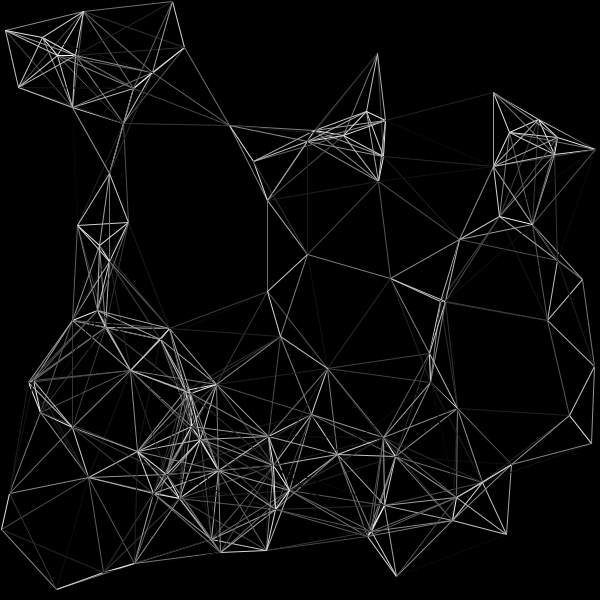
Frame 1 (no input)
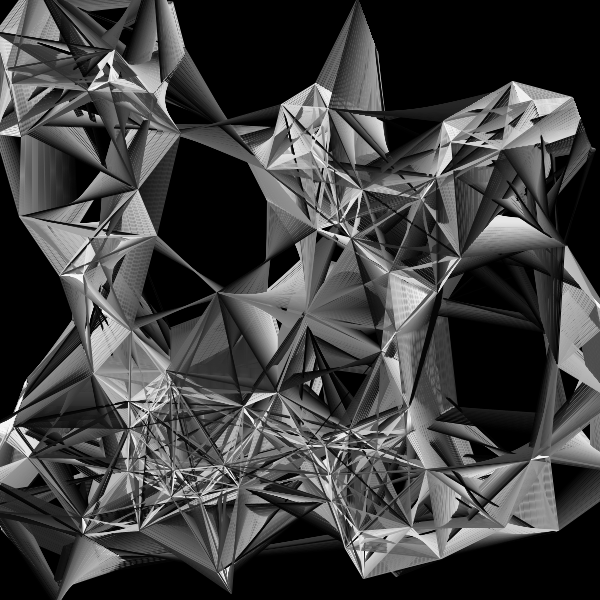
Frame 60 (the mouse pressed at the canvas centre just before this capture)
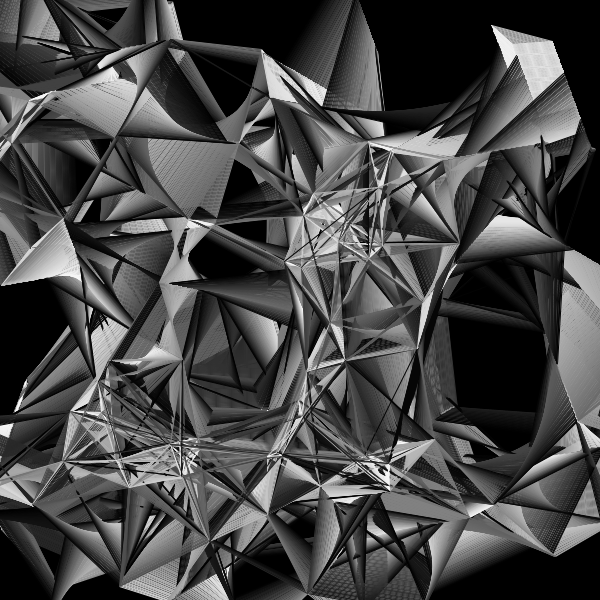
Frame 120 (the mouse held since frame 60 and released just before this capture)

The Processing sketch that drew these frames (run headless with seeded random() and noise(); from frame 60 on, the mouse is pressed at the canvas centre):

// Processing sketch: Line_flow
// ── Line_flow.pde
//The movement is not with Sin function, it is with a a/b function
//Change in plan, a/b produce a curve shape
// I want a straight line
//The movement of all particles is the same with the same steps and same time
//The speed is the same for every particle

int num = 100;
float circle = 120;
float cirsz = circle*circle;
float smallang=20;

int timestep=1;
int time=0;

float step=1;
float eachstep=step/timestep;

boolean x_range=false;
boolean o_range=false;
boolean ox_link=false;
boolean[] connection=new boolean[num];

float[] x = new float[num];
float[] y = new float[num]; 

float[] ang = new float[num];
float[] nxtang = new float[num];

void setup(){
  size(600,600);
  background(0);
  for(int i=0;i<num;i++){
    x[i]=(float)Math.floor(Math.random()*width);
    y[i]=(float)Math.floor(Math.random()*height);
    ang[i]=(float)Math.floor(Math.random()*(360/smallang))*smallang;
    nxtang[i]=(float)Math.floor(Math.random()*(360/smallang))*smallang;
  }
  
}

void draw(){
  clear();
  stroke(255);
  strokeWeight(1);
  
  analyse_points();
  //The angle change can be from small to big back to small or the nearest wy yo reach it
  //I choose the nearest wy to reach it
  for(int i=0;i<num;i++){
    x[i]=x[i]+((cos(radians(ang[i])))*eachstep);
    y[i]=y[i]+((sin(radians(ang[i])))*eachstep);
  }
  time++;
  if (time==timestep){
    time=0;
    angle_change();
  }
}

void analyse_points(){
  
  for(int i=0;i<num;i++){

    for(int j=i+1;j<num;j++){
      
      float lnsz = (float)(Math.pow(x[i]-x[j],2)+Math.pow(y[i]-y[j],2));
      
      if((lnsz) < (cirsz)){
        stroke(((cirsz-lnsz)/cirsz)*255);
        line(x[i],y[i],x[j],y[j]);
      } 
    }
  }
}

void angle_change(){
  for(int i=0;i<num;i++){
    if (ang[i] == -smallang || ang[i]==360+smallang){
      ang[i]=smallang;
    }
    float difang = nxtang[i]-ang[i];
    if(difang==0){
      nxtang[i]=(float)Math.floor(Math.random()*(360/smallang))*smallang;
    } else if (difang >= 90 && difang <= 270){
      ang[i]=ang[i]+smallang;
    } else {
      ang[i]=ang[i]-smallang;
    }
  }
}
